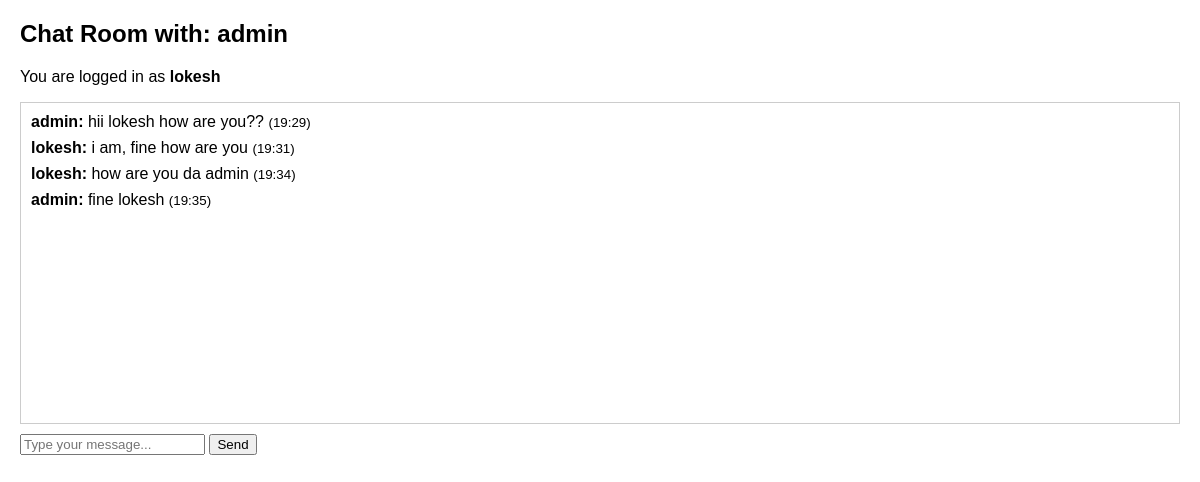
/chat/3/ (signed in), run on the app's committed database.
### rcm_app/models.py (models this page shows, shortened)
class Message(models.Model):
    room = models.ForeignKey(ChatRoom, on_delete=models.CASCADE)
    sender = models.ForeignKey(User, on_delete=models.CASCADE)
    content = models.TextField()
    timestamp = models.DateTimeField(auto_now_add=True)

### rcm_app/views.py (the view)
# urls.py: path('chat/<int:room_id>/', chat_room, name='chat_room'),
@login_required
def chat_room(request, room_id):
    room = get_object_or_404(ChatRoom, id=room_id)
    if request.user not in room.users.all():
        return redirect('user_list')
    messages = Message.objects.filter(room=room).order_by('timestamp')
    return render(request, 'chat_room.html', {'room': room, 'messages': messages})

### templates/chat_room.html (shortened to what this page needs)
{% load static %}
<!DOCTYPE html>
<html>
<head>
</head>
<body>
    <h2>Chat Room with:
        {% for user in room.users.all %}
            {% if user != request.user %}
                {{ user.username }}
            {% endif %}
        {% endfor %}
    </h2>
    <p>You are logged in as <strong>{{ request.user.username }}</strong></p>
    <div id="messages">
        {% for message in messages %}
            <div class="message">
                <strong>{{ message.sender.username }}:</strong>
                {{ message.content }}
                <small>({{ message.timestamp|date:"H:i" }})</small>
            </div>
        {% endfor %}
    </div>
    <form id="chat-form" method="post">
        <input type="text" id="chat-input" placeholder="Type your message..." required>
        <button type="submit">Send</button>
    </form>
</body>
</html>

### templates/chat_room.html (style rules this page uses)
#messages { height: 300px; overflow-y: scroll; border: 1px solid #ccc; padding: 10px; margin-bottom: 10px; }
body { font-family: Arial, sans-serif; margin: 20px; }
.message { margin-bottom: 8px; }

### data on the page
Message: sender.username "admin", content "hii lokesh how are you??", timestamp "19:29"
Message: sender.username "lokesh", content "i am, fine how are you", timestamp "19:31"
Message: sender.username "lokesh", content "how are you da admin", timestamp "19:34"
Message: sender.username "admin", content "fine lokesh", timestamp "19:35"

### other printed values
{{ user.username }} "admin"
{{ request.user.username }} "lokesh"
